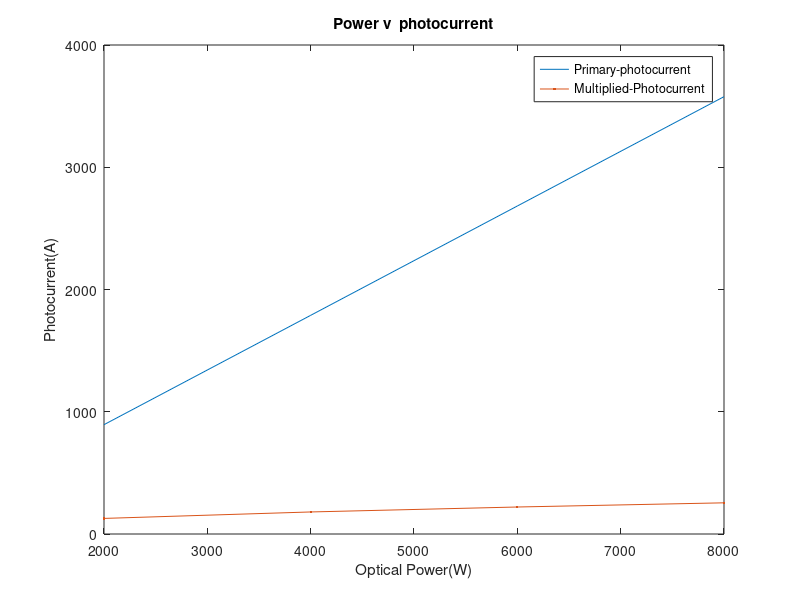

Recreate this plot in MATLAB.
%Simple APD Photodiode Modelling
%Design-Parameters
Ub=200; % Breakdown voltage in V
r=1.5; % Si Photodiode (Avalanche)
Uo=5; %Supply voltage in V
Rb=1; %resistance coupled with APD in ohms
Rv=10; % resistance coupled with supply voltage in ohms
Ir=0.00002; %reverse saturation current in amps
h = 6.626068e-34;%plank's constant
q = 1.6e-19; %charge of an electron
f= 5.4e14; % frequency of green light ( we are using a green-LED)



%problem start
I=[1.3e6,2.6e6,5.2e6,10.4e6]; % Intensity vector in Candela Cd
P=[2000,4000,6000,8000];  %Power emitted by the LED in Watts
% For high light power case, the multiplication factor of photodiode M is a
% non linear function of primary photocurrent as given by the formula
iout = [0 0 0 0];  % primary photocurrent corresponding to a given power
ioutm = [0 0 0 0]; % multiplied photocurrent
M=[0 0 0 0];
for i=1:length(P)
    iout(i)= P(i)*q/(h*f);
    M(i) = 1/sqrt(0.055*iout(i)+1.1e-6); % The avalanche multiplication factor or attenuation factor (depends on iout and has a non-linear dependence as seen 
    ioutm(i)=M(i)*iout(i);   % multiplied photocurrent

end
iout
M
ioutm

%plotting the input-output graph, i.e power of led vs 
%photocurrent

plot(P, iout, P, ioutm, '.-'), legend('Primary-photocurrent', 'Multiplied-Photocurrent')
title('Power v  photocurrent')
xlabel('Optical Power(W)')
ylabel('Photocurrent(A)')








